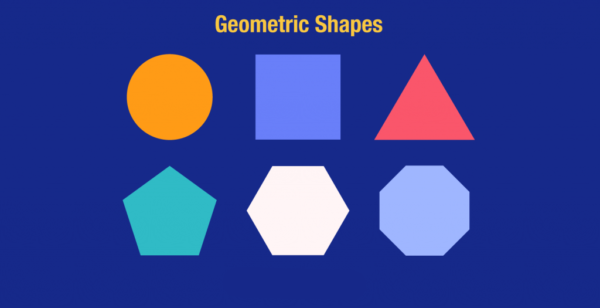
#> input picture Lab5/geometric.png, 600 x 308 px
$ jupyter execute Lab5_2374802013469_NguyenChiDung.ipynb   (shell and % lines are left out)   (text cells are left out)
#> lines starting #> are read from the running program, lines starting #| are printed output that depends on the picture; after the words box and inside, x2 and y2 are one past the last pixel; in counts of white or black regions, pixels touching at a corner belong together; pictures that were not available may be replaced by others from this repository, and a replacement may not be noted
[cell 1]
from PIL import Image
import numpy as np
import imageio.v2 as iio
import scipy.ndimage as nd
from skimage.morphology import label
from skimage.measure import regionprops
import matplotlib.pylab as plt
import matplotlib.patches as mpatches
from skimage.filters.thresholding import threshold_otsu

data = Image.open('geometric.png').convert('L')
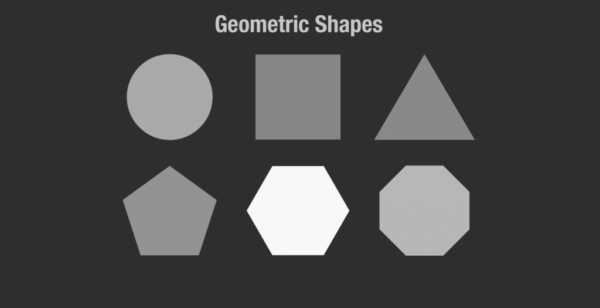
#> data: PIL image 600x308 L; min 45, max 248, mean 72.1
a = np.asarray(data)
thres = threshold_otsu(a)
#> thres = 109
b = a > thres
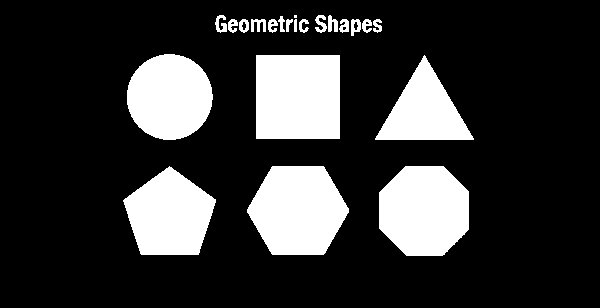
#> b: shape (308, 600) bool; 20.5% white; 22 white regions (1 under 20 px)
c = label (b)
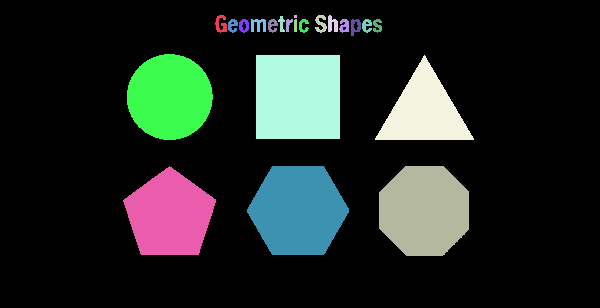
#> c: shape (308, 600) int32; 23 distinct labels, from 0 to 22; one colour per label, 0 black
c1 = Image.fromarray(c)
cl = Image.fromarray((c * (255 // c.max())).astype(np.uint8))
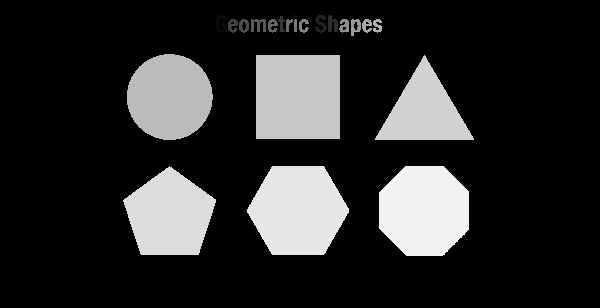
#> cl: PIL image 600x308 L; min 0, max 242, mean 43.2
properties = ['Area', 'Centroid', 'BoundingBox']
d = regionprops(c)
#> d = 22 regions; largest, box (x1, y1, x2, y2) and area: (256, 55, 340, 139) 7056, (247, 166, 349, 255) 6907, (379, 166, 469, 256) 6701, (127, 54, 213, 140) 5786, (123, 166, 216, 255) 5757

fig, ax = plt.subplots (ncols=1, nrows=1, figsize=(6, 6))
ax.imshow(c, cmap='YlOrRd')
for i in d:
    lr, lc, ur, uc = i['BoundingBox']
    rec_width = uc - lc
    rec_height = ur - lr

    rect = mpatches. Rectangle((lc, lr), rec_width, rec_height, fill=False,
    edgecolor='black', linewidth=2)
    ax.add_patch (rect)
#> this loop made 22 passes
#> (lr, lc, ur, uc, rec_width, rec_height) on passes 1 to 12: (15, 215, 33, 227, 12, 18), (15, 294, 18, 297, 3, 3), (15, 315, 33, 327, 12, 18), (15, 328, 32, 338, 10, 17), (16, 278, 32, 285, 7, 16), (19, 228, 33, 238, 10, 14), (19, 239, 33, 249, 10, 14), (19, 251, 32, 266, 15, 13), (19, 268, 33, 278, 10, 14), (19, 286, 32, 293, 7, 13), (19, 294, 32, 297, 3, 13), (19, 299, 33, 309, 10, 14)
plt.show()

[cell 2]
from PIL import Image
import numpy as np
import imageio.v2 as iio
import scipy.ndimage as nd
from skimage.morphology import label
from skimage.measure import regionprops
import matplotlib.pylab as plt
import matplotlib.patches as mpatches
from skimage.filters.thresholding import threshold_otsu

data = Image.open('geometric.png').convert('L')
bmg = abs (data -nd.shift(data, (0, 1), order=0))
plt.imshow(bmg)
plt.show()

[cell 3]
from PIL import Image
import numpy as np
import cv2
import imageio.v2 as iio
import scipy.ndimage as nd
from skimage.morphology import label
from skimage.measure import regionprops
import matplotlib.pylab as plt
import matplotlib.patches as mpatches
from skimage.filters.thresholding import threshold_otsu

data = Image.open('geometric.png')
#> data is the input picture: PIL image 600x308 RGBA; mean R, G, B, A 53.8, 67.2, 147.4, 255
a = nd.sobel (data, axis=0)
b = nd.sobel (data, axis=1)
#> b: shape (308, 600, 4)
bmg = abs (a) + abs (b)
#> bmg: shape (308, 600, 4)
plt.imshow(bmg)
plt.show()

[cell 4]
from PIL import Image
import numpy as np
import cv2
import imageio.v2 as iio
import scipy.ndimage as nd
from skimage.morphology import label
from skimage.measure import regionprops
import matplotlib.pylab as plt
import matplotlib.patches as mpatches
from skimage.filters.thresholding import threshold_otsu

def Harris(indata, alpha=0.2):
#> called with alpha = 0.2
    x = nd.sobel(indata, 0)
    y = nd.sobel(indata, 1)
    x1 = x ** 2
    y1 = y ** 2
    xy = abs (x * y)
    x1 = nd.gaussian_filter(x1, 3)
    y1 = nd.gaussian_filter(y1, 3)
    xy = nd.gaussian_filter(xy, 3)

    detC = x1 * y1 - 2 * xy

    trC = x1 + y1
    R = detC - alpha * trC ** 2
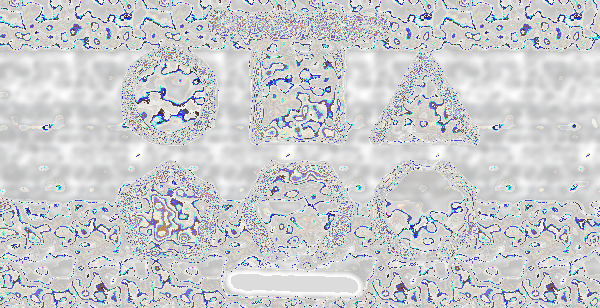
#> R: shape (308, 600, 4) float64; mean R, G, B, A 134.7, 135, 136, 137; transparent parts drawn white
    return R

data = Image.open('geometric.png')
bmg = Harris(data)
plt.imshow(bmg)
plt.show()
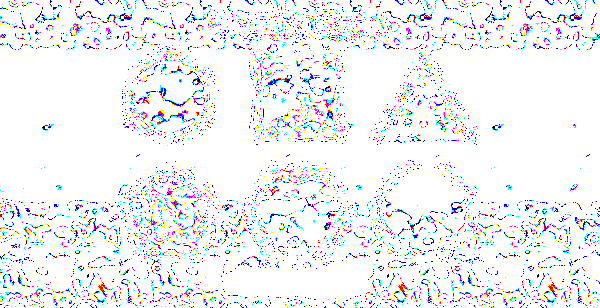
#> shown: shape (308, 600, 4) float64; mean R, G, B, A 0.918, 0.918, 0.917, 0.918; transparent parts drawn white

[cell 5]
import numpy as np
import cv2
import imageio.v2 as iio
import scipy.ndimage as nd
from skimage.morphology import label
from skimage.measure import regionprops
import matplotlib.pylab as plt
import matplotlib.patches as mpatches
from skimage.filters.thresholding import threshold_otsu

def LineHough (data, gamma):
#> called with gamma = 0.5
    V, H = data.shape
    R= int(np.sqrt (V * V + H * H))
    ho = np.zeros((R, 90), float)
    ok = 1
    theta = np.arange(90)/180.0 * np.pi
    w = data + 0
    tp = np.arange(90).astype(float)
    while ok:
        mx = w.max()
        if mx < gamma:
            ok = 0
        else:
            v,h = divmod(w.argmax(), H)
            y = V - v
            x = h
            rh = x * np.cos(theta) + y * np.sin(theta)
            for i in range(len(rh)):
                if 0 <= rh[i] < R and 0 <= tp[i] < 90:
                    ho[int(rh[i]), int(tp[i])] += mx
            w[v,h] = 0
    return ho

data = np.zeros((256, 256))
data[128, 128] = 1
bmg = LineHough(data, 0.5)
plt.imshow(bmg)
plt.show()
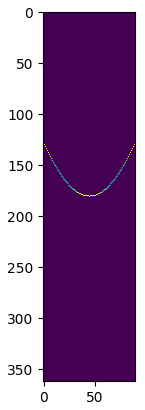
#> figure drawn by matplotlib, 1 panel

[cell 6]
from PIL import Image
import numpy as np
import cv2
import imageio.v2 as iio
import scipy.ndimage as nd
from skimage.morphology import label
from skimage.measure import regionprops
import matplotlib.pylab as plt
import matplotlib.patches as mpatches
from skimage.feature import corner_harris
from skimage.color import rgb2gray

data = iio.imread('bird.png')
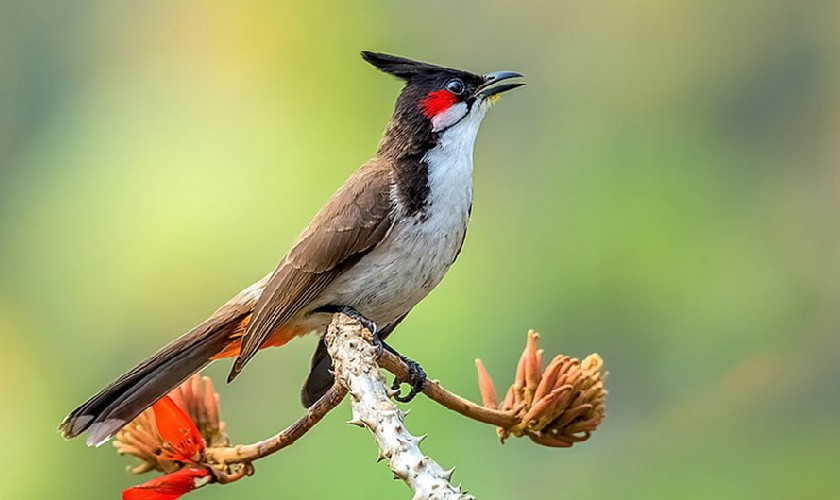
#> input picture Lab2.1/bird.jpg, 840 x 500 px, given in place of bird.png, which was not available
#> data is the input picture: shape (500, 840, 3); mean R, G, B 156.4, 165, 108
image_gray = rgb2gray (data)
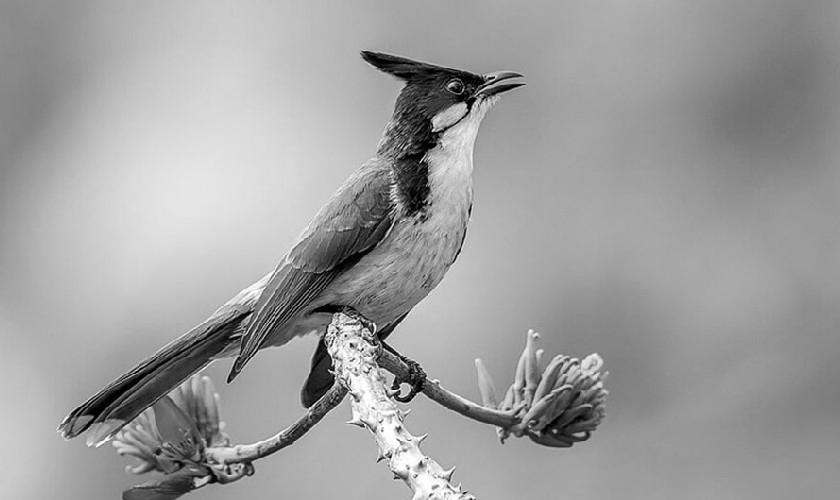
#> image_gray: shape (500, 840) float64; min 0, max 1, mean 0.624
coordinate = corner_harris(image_gray, k = 0.001)
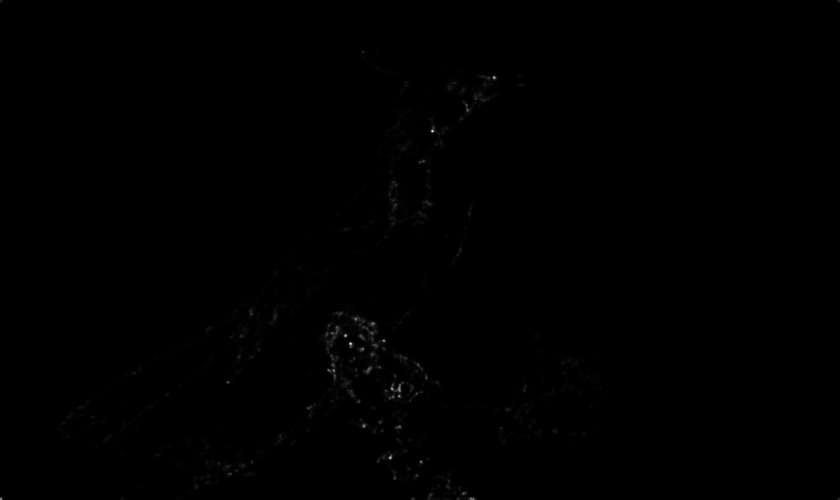
#> coordinate: shape (500, 840) float64; min -0.0172, max 7.72, mean 0.0125; drawn with min black and max white
plt.figure(figsize=(20,10))
plt.imshow(coordinate)
plt.axis('off')
plt.show()
